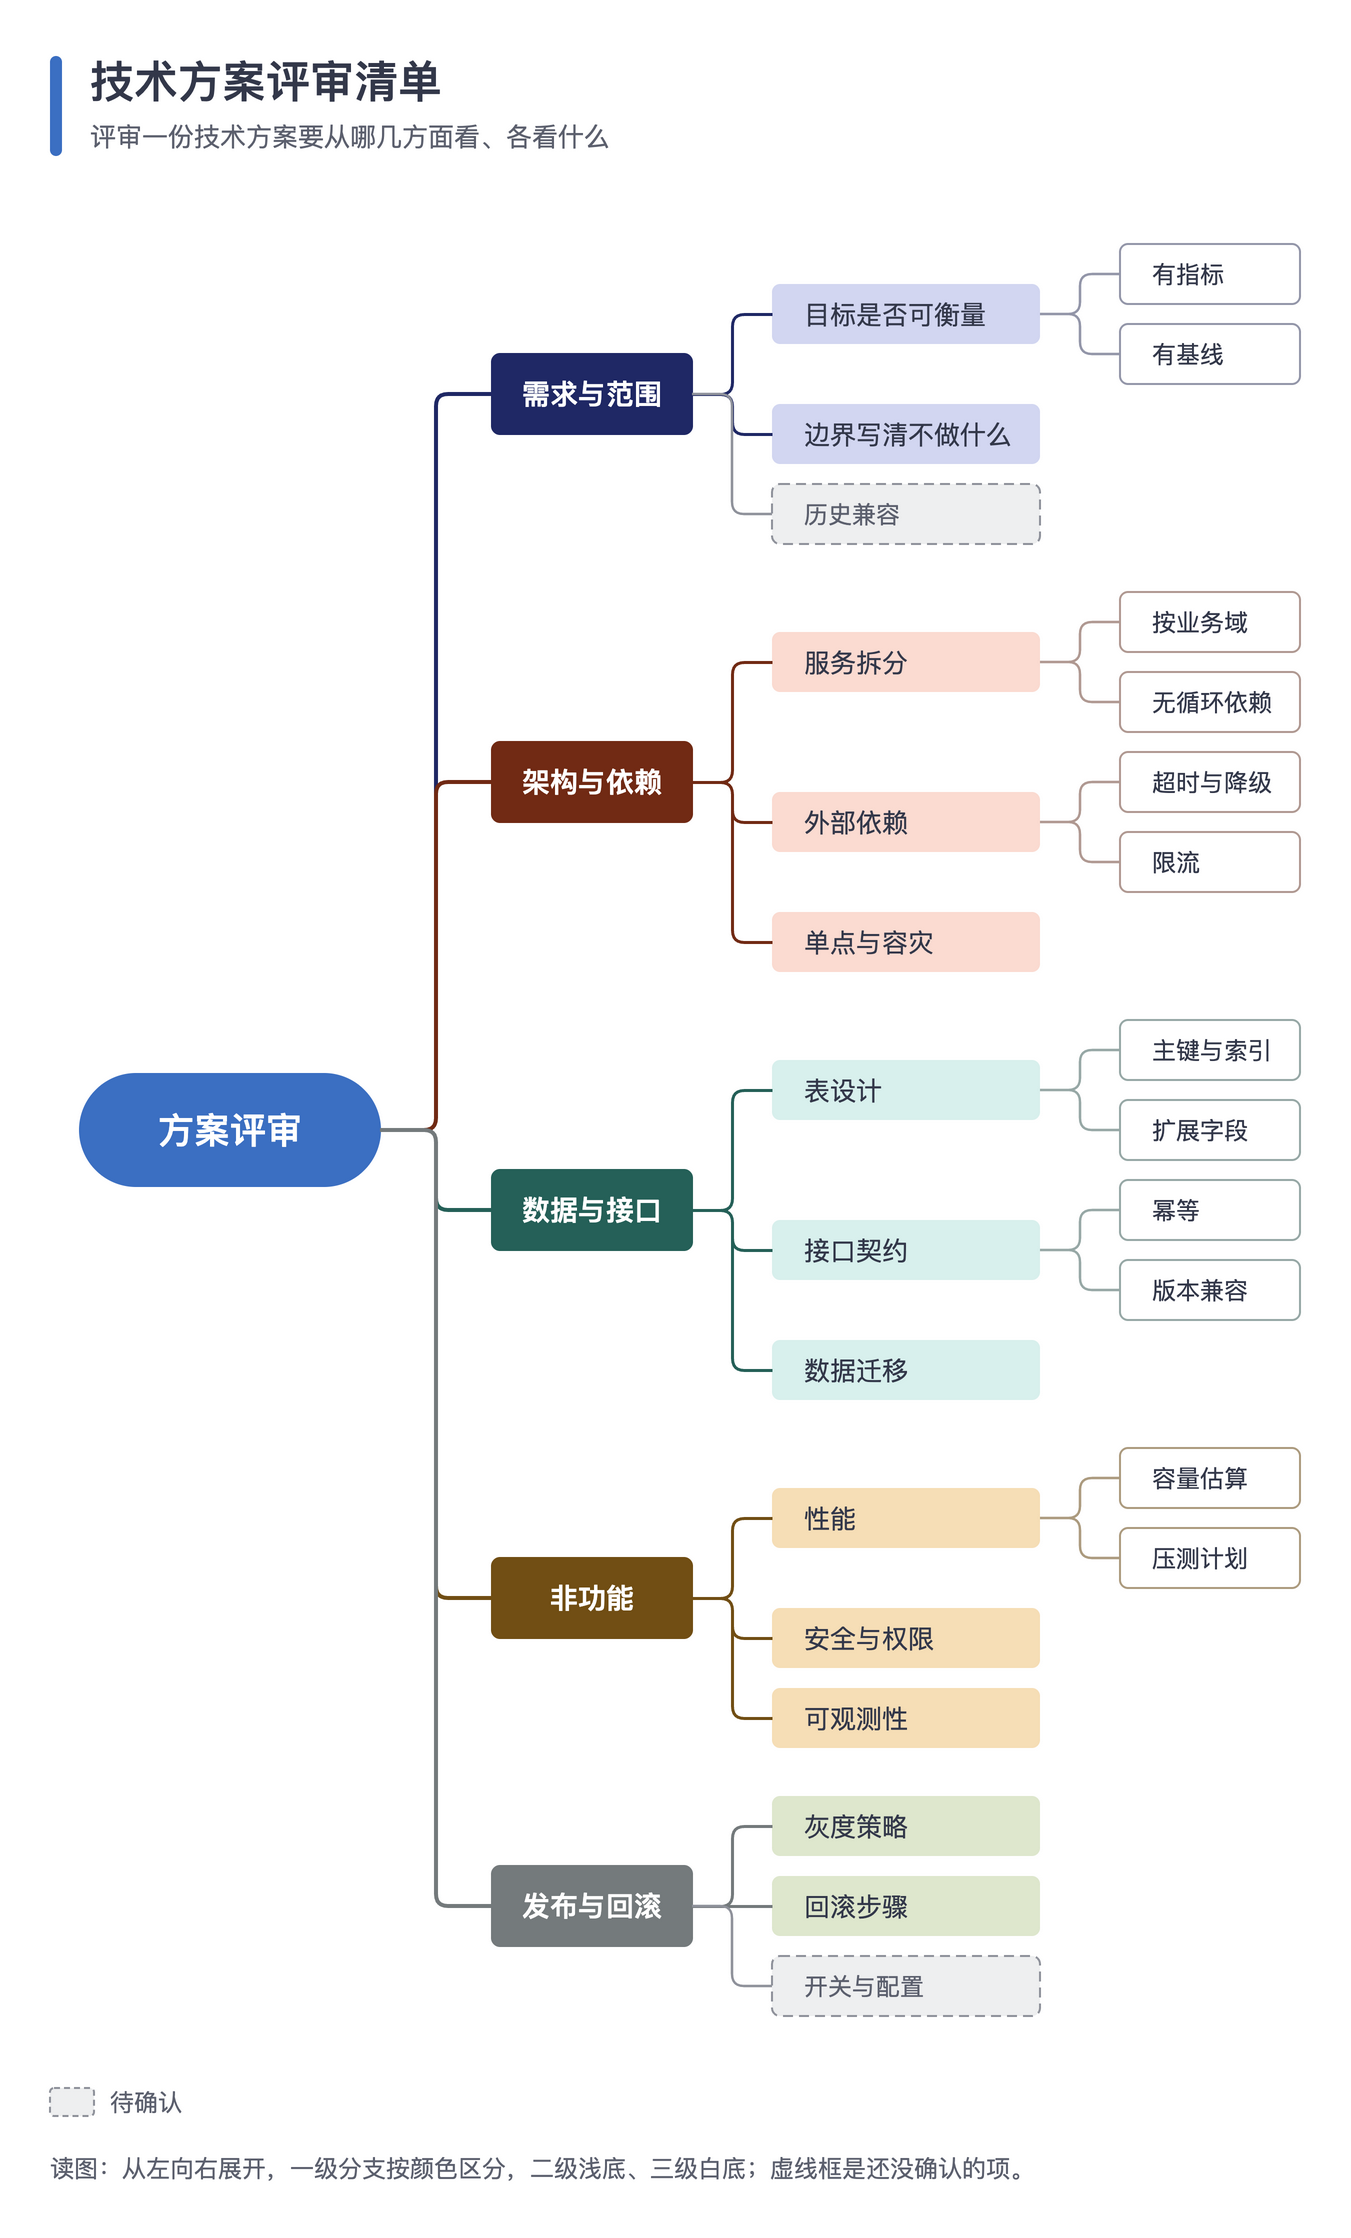

This chart was generated by the following Python code:
#!/usr/bin/env python3
"""右展开逻辑树：根在左，一级分支按系列色深色实底，二级浅底，三级白底描边，正交肘线。

用到：mindmap(sides='right') 当横向树、三层嵌套、pending 待定项、按 bounds 定位说明区。
运行后在本目录生成 logic_tree.drawio 和 logic_tree.png。
"""
import os
import sys

HERE = os.path.dirname(os.path.abspath(__file__))
sys.path.insert(0, os.path.join(os.path.dirname(HERE), 'scripts'))
from drawio_kit import Diagram  # noqa: E402

MIN_SIDE = int(os.environ.get('DIAGRAM_MIN_SIDE', 4000))

d = Diagram('技术方案评审清单', '评审一份技术方案要从哪几方面看、各看什么')
d.mindmap('方案评审', [
    ('需求与范围', [('目标是否可衡量', ['有指标', '有基线']), '边界写清不做什么', ('历史兼容', [], {'pending': True})]),
    ('架构与依赖', [('服务拆分', ['按业务域', '无循环依赖']), ('外部依赖', ['超时与降级', '限流']), '单点与容灾']),
    ('数据与接口', [('表设计', ['主键与索引', '扩展字段']), ('接口契约', ['幂等', '版本兼容']), '数据迁移']),
    ('非功能', [('性能', ['容量估算', '压测计划']), '安全与权限', '可观测性']),
    ('发布与回滚', ['灰度策略', '回滚步骤', ('开关与配置', [], {'pending': True})]),
], cx=130, top=130, sides='right')

y = (d.bounds[3] // 10 + 4) * 10
d.legend(40, y, [('pending', '待确认')])
d.footer(40, y + 32, '读图：从左向右展开，一级分支按颜色区分，二级浅底、三级白底；虚线框是还没确认的项。')

name = os.path.join(HERE, 'logic_tree')
d.save(name + '.drawio')
d.export(name + '.drawio', name + '.png', scale=d.scale_for(MIN_SIDE))
